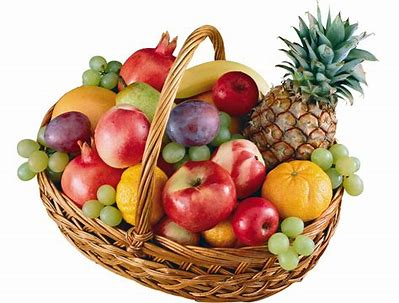
#> input picture download.jpg, 399 x 303 px
$ python rgb.py
#> lines starting #> are read from the running program, lines starting #| are printed output that depends on the picture
import cv2
import numpy as np
img = cv2.imread("download.jpg")
#> img is the input picture: shape (303, 399, 3); mean B, G, R 148.7, 169.9, 199.7
cv2.imshow("Okusera",img)
cv2.waitKey(0)
img2 = img[:,:,0]
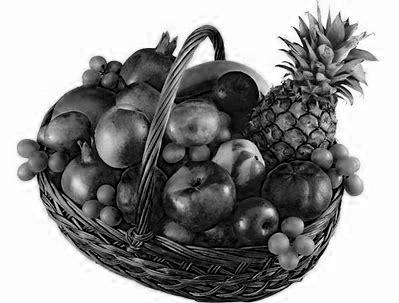
#> img2: shape (303, 399); min 0, max 255, mean 148.7
cv2.imshow("Okusera",img2)
cv2.waitKey(0)
img3 = img[:,:,1]
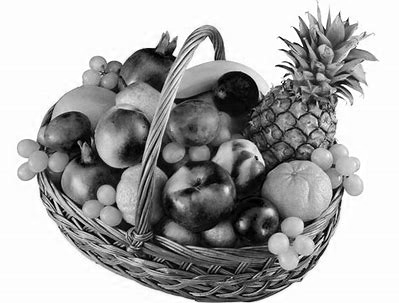
#> img3: shape (303, 399); min 0, max 255, mean 169.9
cv2.imshow("Okusera",img3)
cv2.waitKey(0)
img4 = img[:,:,2]
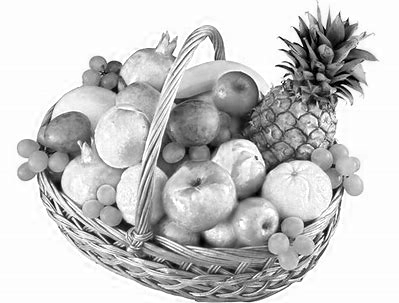
#> img4: shape (303, 399); min 0, max 255, mean 199.7
cv2.imshow("Okusera",img4)
cv2.waitKey(0)

img[:,:,0]=0
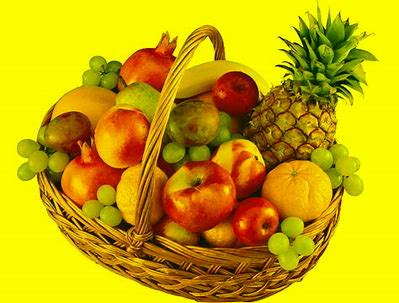
#> img: shape (303, 399, 3); mean B, G, R 0, 169.9, 199.7
cv2.imshow("Okusera",img)
cv2.waitKey(0)
img[:,:,1]=0
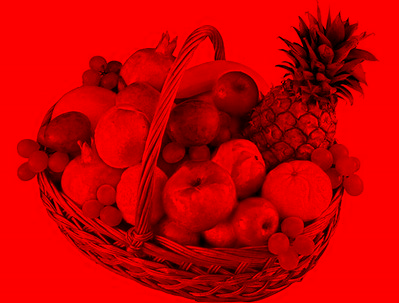
#> img: shape (303, 399, 3); mean B, G, R 0, 0, 199.7
cv2.imshow("Okusera",img)
cv2.waitKey(0)
img[:,:,2]=0
#> img: shape (303, 399, 3); every value is 0
cv2.imshow("Okusera",img)
cv2.waitKey(0)

img_new = np.hstack((img2,img3,img4))
#> img_new: shape (303, 1197); every value is 0
cv2.imshow("tupple",img_new)
